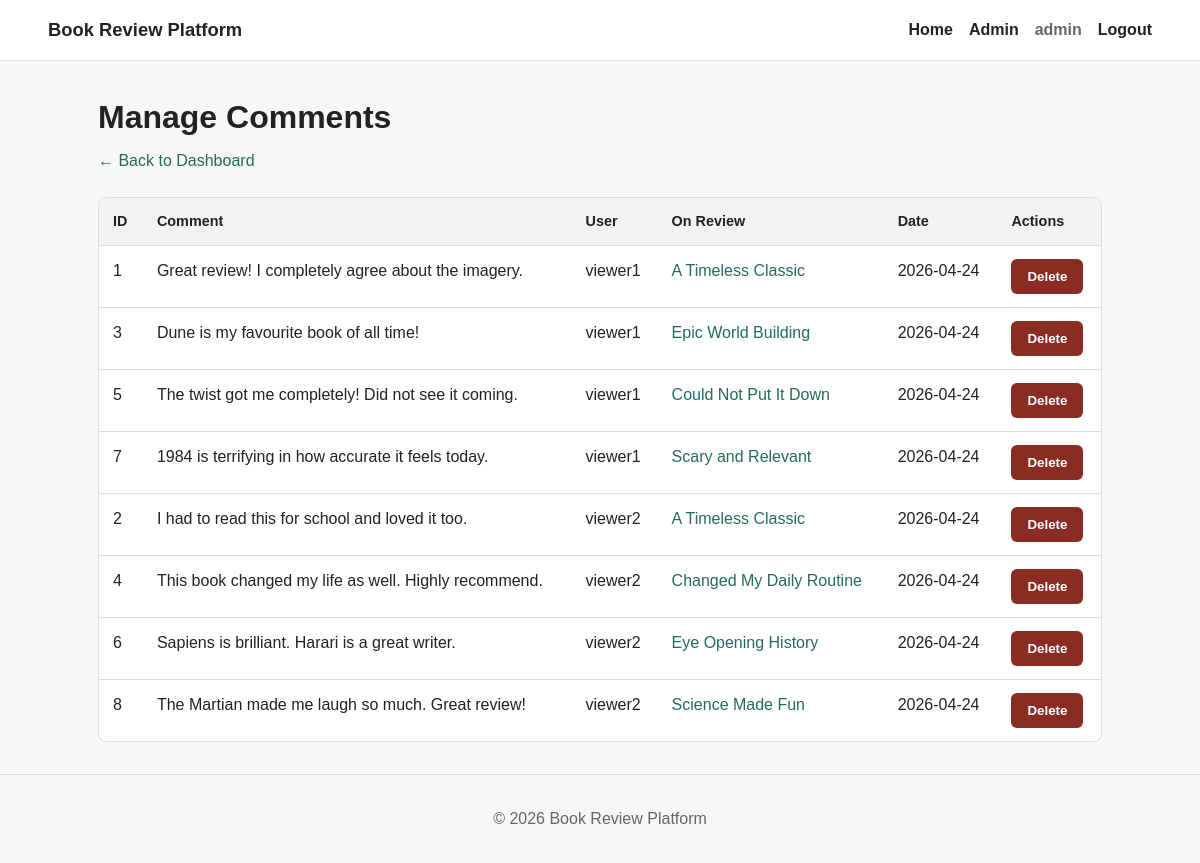
Page /admin/comments.php (signed in) on the committed database.
### tables this page shows
CREATE TABLE dbProj_comments (
    comment_id      INT AUTO_INCREMENT PRIMARY KEY,
    review_id       INT NOT NULL,
    user_id         INT NOT NULL,
    comment_text    TEXT NOT NULL,
    created_at      DATETIME DEFAULT CURRENT_TIMESTAMP,
    FOREIGN KEY (review_id) REFERENCES dbProj_reviews(review_id),
    FOREIGN KEY (user_id) REFERENCES dbProj_users(user_id)
);

CREATE TABLE dbProj_users (
    user_id     INT AUTO_INCREMENT PRIMARY KEY,
    username    VARCHAR(50) NOT NULL UNIQUE,
    email       VARCHAR(100) NOT NULL UNIQUE,
    password    VARCHAR(255) NOT NULL,          
    role        ENUM('admin', 'creator', 'viewer') DEFAULT 'viewer',
    created_at  DATETIME DEFAULT CURRENT_TIMESTAMP
);

CREATE TABLE dbProj_reviews (
    review_id           INT AUTO_INCREMENT PRIMARY KEY,
    book_id             INT NOT NULL,
    user_id             INT NOT NULL,
    review_title        VARCHAR(200) NOT NULL,
    review_content      TEXT NOT NULL,
    cover_image         VARCHAR(255),
    media_file          VARCHAR(255),           
    downloadable_file   VARCHAR(255),           
    status              ENUM('draft', 'published') DEFAULT 'draft',
    view_count          INT DEFAULT 0,
    created_at          DATETIME DEFAULT CURRENT_TIMESTAMP,
    FOREIGN KEY (book_id) REFERENCES dbProj_books(book_id),
    FOREIGN KEY (user_id) REFERENCES dbProj_users(user_id),
    FULLTEXT INDEX ft_reviews (review_title, review_content)
);

### config/database.php (called while the page is built, shortened)
<?php
function db(): PDO
{
    static $pdo = null;
    if ($pdo instanceof PDO) {
        return $pdo;
    }
    $dsn = sprintf(
        'mysql:host=%s;dbname=%s;charset=%s',
        $_ENV['DB_HOST']    ?? DB_HOST,
        $_ENV['DB_NAME']    ?? DB_NAME,
        $_ENV['DB_CHARSET'] ?? DB_CHARSET
    );
    $pdo = new PDO($dsn, $_ENV['DB_USER'] ?? 'root', $_ENV['DB_PASS'] ?? '', [
        PDO::ATTR_ERRMODE            => PDO::ERRMODE_EXCEPTION,
        PDO::ATTR_DEFAULT_FETCH_MODE => PDO::FETCH_ASSOC,
        PDO::ATTR_EMULATE_PREPARES   => false,
    ]);
    return $pdo;
}

### admin/comments.php (the view, shortened to what this page needs)
<?php
require_once __DIR__ . '/../includes/layout.php';
require_once __DIR__ . '/../config/database.php';
$limit  = 10;
$page   = max(1, (int) ($_GET['page'] ?? 1));
$offset = ($page - 1) * $limit;
try {
    $comments = db()->query(
        "SELECT c.comment_id, c.comment_text, u.username AS commenter,
                r.review_title, r.review_id, c.created_at
         FROM dbProj_comments c
         JOIN dbProj_users u   ON c.user_id   = u.user_id
         JOIN dbProj_reviews r ON c.review_id  = r.review_id
         ORDER BY c.created_at DESC
         LIMIT $limit OFFSET $offset"
    )->fetchAll();
} catch (PDOException $e) {
    $error    = 'Failed to load comments.';
    $comments = [];
    $totalPages = 1;
}
?>
<section class="page-intro">
    <h1>Manage Comments</h1>
    <p><a href="index.php">&larr; Back to Dashboard</a></p>
</section>
<section class="table-panel">
    <div class="responsive-table">
        <table>
            <thead>
                <tr>
                    <th>ID</th>
                    <th>Comment</th>
                    <th>User</th>
                    <th>On Review</th>
                    <th>Date</th>
                    <th>Actions</th>
                </tr>
            </thead>
            <tbody>
                <?php foreach ($comments as $c): ?>
                    <tr>
                        <td><?= (int) $c['comment_id'] ?></td>
                        <td><?= e($c['comment_text']) ?></td>
                        <td><?= e($c['commenter']) ?></td>
                        <td><a href="../review.php?id=<?= (int) $c['review_id'] ?>" target="_blank"><?= e($c['review_title']) ?></a></td>
                        <td><?= e(date('Y-m-d', strtotime($c['created_at']))) ?></td>
                        <td>
                            <form method="POST" onsubmit="return confirm('Delete this comment?')">
                                <button type="submit" class="btn btn-error">Delete</button>
                            </form>
                        </td>
                    </tr>
                <?php endforeach; ?>
            </tbody>
        </table>
    </div>
</section>

### assets/css/style.css (style rules this page uses)
:root { --bg: #f7f7f5; --surface: #ffffff; --text: #222222; --muted: #666666; --border: #ddddda; --accent: #246b5f; --accent-dark: #174a42; --danger-bg: #fff1f0; --danger-border: #e6b8b5; --danger-text: #8a2b24; --success-bg: #edf8f1; --success-border: #b7dcc4; --success-text: #1f6f3c; }
* { box-sizing: border-box; }
body { margin: 0; background: var(--bg); color: var(--text); font-family: Arial, Helvetica, sans-serif; line-height: 1.5; }
a { color: var(--accent); text-decoration: none; }
.page-intro { margin-bottom: 24px; }
.page-intro h1 { font-size: 2rem; margin: 0 0 8px; }
.page-intro p { color: var(--muted); margin: 0; }
.table-panel { margin-top: 24px; }
.responsive-table { background: var(--surface); border: 1px solid var(--border); border-radius: 8px; overflow-x: auto; }
table { border-collapse: collapse; min-width: 900px; width: 100%; }
th, td { border-bottom: 1px solid var(--border); padding: 13px 14px; text-align: left; vertical-align: top; }
th { background: #f1f3f0; font-size: 0.9rem; }
tr:last-child td { border-bottom: 0; }
.btn { display: inline-block; padding: 10px 16px; border-radius: 6px; font-weight: 700; cursor: pointer; border: none; text-align: center; }
.btn-error { background: var(--danger-text); color: #fff; }

### rows in the picture
dbproj_comments: comment_id "1", comment_text "Great review! I completely agree about the imagery.", user.username "viewer1", review.review_title "A Timeless Classic", created_at "2026-04-24"
dbproj_comments: comment_id "3", comment_text "Dune is my favourite book of all time!", user.username "viewer1", review.review_title "Epic World Building", created_at "2026-04-24"
dbproj_comments: comment_id "5", comment_text "The twist got me completely! Did not see it coming.", user.username "viewer1", review.review_title "Could Not Put It Down", created_at "2026-04-24"
dbproj_comments: comment_id "7", comment_text "1984 is terrifying in how accurate it feels today.", user.username "viewer1", review.review_title "Scary and Relevant", created_at "2026-04-24"
dbproj_comments: comment_id "2", comment_text "I had to read this for school and loved it too.", user.username "viewer2", review.review_title "A Timeless Classic", created_at "2026-04-24"
dbproj_comments: comment_id "4", comment_text "This book changed my life as well. Highly recommend.", user.username "viewer2", review.review_title "Changed My Daily Routine", created_at "2026-04-24"
dbproj_comments: comment_id "6", comment_text "Sapiens is brilliant. Harari is a great writer.", user.username "viewer2", review.review_title "Eye Opening History", created_at "2026-04-24"
dbproj_comments: comment_id "8", comment_text "The Martian made me laugh so much. Great review!", user.username "viewer2", review.review_title "Science Made Fun", created_at "2026-04-24"

### other values in the picture
$currentUser['username'] "admin"
